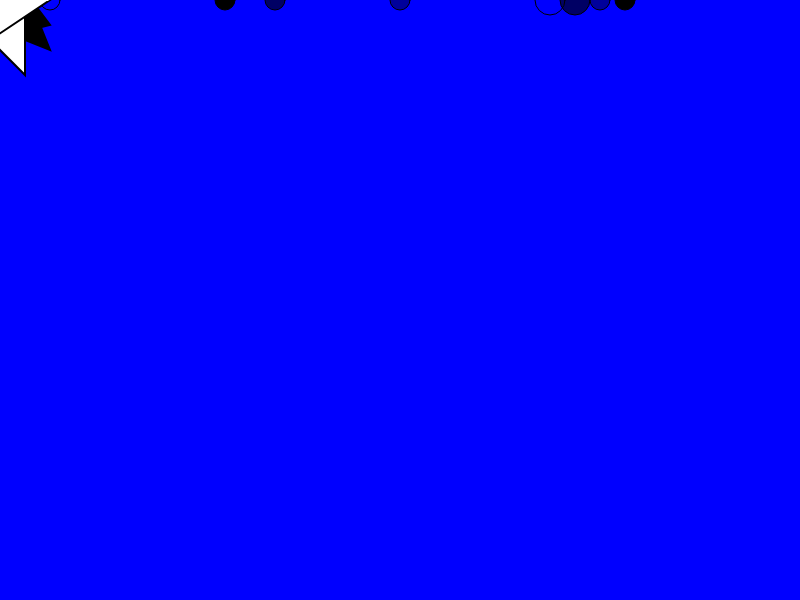
Frame 1 (no input)
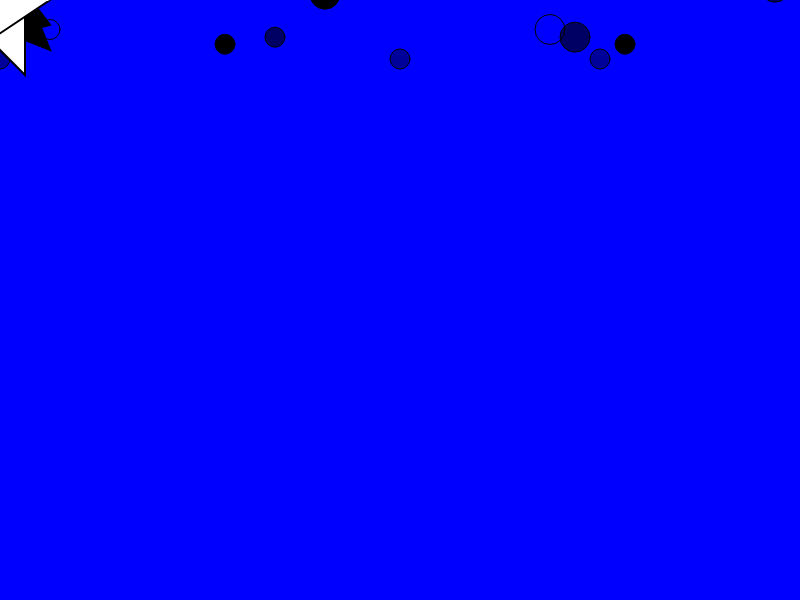
Frame 60 (no input)
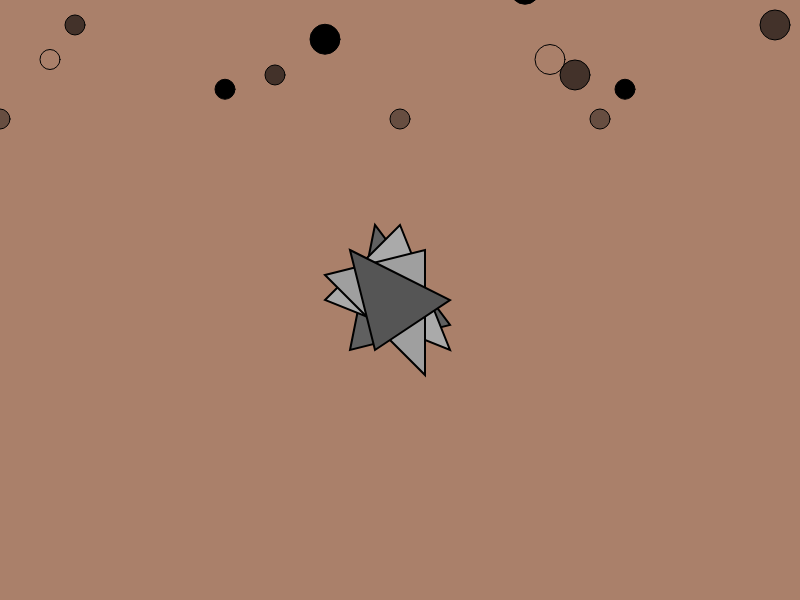
Frame 120 (the mouse pressed at the canvas centre since frame 60)

The p5.js sketch that drew these frames (run headless with seeded random() and noise() and a simulated clock; from frame 60 on, the mouse is pressed at the canvas centre):

// p5.js sketch
// ── sketch.js
    var fallingY1 = 0;
    var fallingX1 = 0;
    var fallingY2 = 0;
    var fallingY3 = 0;
    var fallingY4 = 0;

function setup() {
    createCanvas(800,600);

}

function draw() {

    // This will map the background color change seemlessly to the mouse position, this was the first thing I wanted to do.

    var bgRed, bgGreen, bgBlue;

    bgRed = map(mouseX, 0, 600, 0, 255);
    bgGreen = map(mouseY, 0, 600, 0, 255);
    bgBlue = map(mouseX + mouseY, 0, 1200, 255, 0);

    background(bgRed, bgGreen, bgBlue);
    frameRate(60);

    // I want different shaded ellipses to fall from top to bottom of the canvas.

    push();
    fill(155);
    blendMode(MULTIPLY);
    ellipse(fallingX1,fallingY1,20,20);
    ellipse(fallingX1+100,fallingY1-150,30,30);
    ellipse(fallingX1+200,fallingY1-300,20,20);
    ellipse(fallingX1+300,fallingY1-200,30,30);
    ellipse(fallingX1+400,fallingY1,20,20);
    ellipse(fallingX1+500,fallingY1-400,30,30);
    ellipse(fallingX1+600,fallingY1,20,20);
    ellipse(fallingX1+700,fallingY1-250,30,30);

    fill(255);
    ellipse(fallingX1+50,fallingY2,20,20);
    ellipse(fallingX1+150,fallingY2-300,30,30);
    ellipse(fallingX1+250,fallingY2-100,20,20);
    ellipse(fallingX1+350,fallingY2-400,30,30);
    ellipse(fallingX1+450,fallingY2-150,20,20);
    ellipse(fallingX1+550,fallingY2,30,30);
    ellipse(fallingX1+650,fallingY2-350,20,20);
    ellipse(fallingX1+750,fallingY2-200,30,30);

    fill(0);
    ellipse(fallingX1+25,fallingY3-100,20,20);
    ellipse(fallingX1+125,fallingY3-250,30,30);
    ellipse(fallingX1+225,fallingY3,20,20);
    ellipse(fallingX1+325,fallingY3-50,30,30);
    ellipse(fallingX1+425,fallingY3-300,20,20);
    ellipse(fallingX1+525,fallingY3-100,30,30);
    ellipse(fallingX1+625,fallingY3,20,20);
    ellipse(fallingX1+725,fallingY3-200,30,30);

    fill(100);
    ellipse(fallingX1+75,fallingY4-50,20,20);
    ellipse(fallingX1+175,fallingY4-150,30,30);
    ellipse(fallingX1+275,fallingY4,20,20);
    ellipse(fallingX1+375,fallingY4-300,30,30);
    ellipse(fallingX1+475,fallingY4-125,20,20);
    ellipse(fallingX1+575,fallingY4,30,30);
    ellipse(fallingX1+675,fallingY4-200,20,20);
    ellipse(fallingX1+775,fallingY4-50,30,30);


    fallingY1 = fallingY1 + 1;
    fallingY2 = fallingY2 + 0.5;
    fallingY3 = fallingY3 + 0.75;
    fallingY4 = fallingY4 + 0.63;

    if (frameCount % 1050 === 0) {fallingY1 = 0;}
    if (frameCount % 2100 === 0) {fallingY2 = 0;}
    if (frameCount % 1575 === 0) {fallingY3 = 0;}
    if (frameCount % 1450 === 0) {fallingY4 = 0;}
    pop();

    // Next I want to create a triangle shape that is mapped to the mouse
    // I want to make my mouse triangle form more complex so I will keep adding triangles with different value change ranges

    push();
    strokeWeight(2);

    var fillColor;
    var triSize;
    var fillColorTwo;
    var fillUp;
    var fillUpTwo;

    fillColor = map(mouseX,0,600,0,255);
    triSize = map(mouseY,0,600,300,100);
    fillColorTwo = map(mouseX,0,600,255,0);
    fillUp = map(mouseY,0,800,0,255);
    fillUpTwo = map(mouseY,0,800,255,0);

    fill(fillUp);
    triangle(mouseX - 50,mouseY + 50,mouseX - 25,mouseY - 75,mouseX + 50,mouseY + 25);

    fill(fillColor);
    triangle(mouseX - 75,mouseY,mouseX,mouseY - 75,mouseX + 50, mouseY + 50);

    fill(fillUpTwo);
    triangle(mouseX - 75,mouseY - 25,mouseX + 25,mouseY - 50,mouseX + 25,mouseY + 75);

    fill(fillColorTwo);
    triangle(mouseX - 50,mouseY - 50,mouseX + 50,mouseY,mouseX - 25,mouseY+50);
    pop();



}
